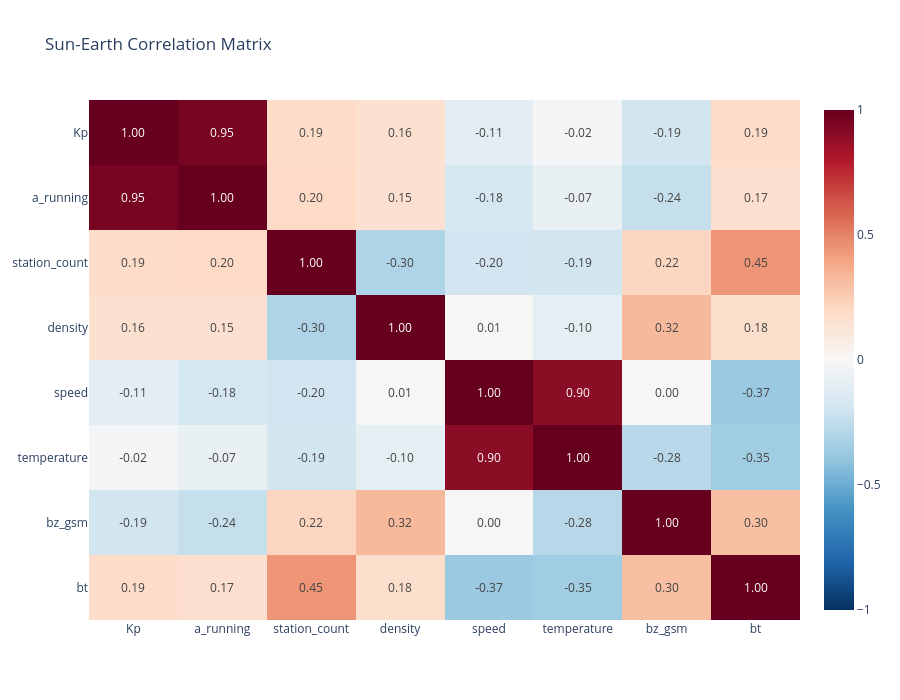

Source (notebook cell):
### Code cell
corr_matrix = kp_merged.corr(numeric_only=True)

fig = px.imshow(
    corr_matrix,
    text_auto=".2f",
    color_continuous_scale="RdBu_r",
    zmin=-1,
    zmax=1,
    aspect="auto",
    title="Sun-Earth Correlation Matrix"
)

fig.update_layout(
    width=900,
    height=700
)

fig.show()

### Figure 1 — Plotly figure (JSON) as saved in the notebook; plotly's stock layout.template omitted (floating-point values rounded to 4 significant figures)
{"data": [{"coloraxis": "coloraxis", "hovertemplate": "x: %{x}<br>y: %{y}<br>color: %{z}<extra></extra>", "name": "0", "texttemplate": "%{z:.2f}", "type": "heatmap", "x": ["Kp", "a_running", "station_count", "density", "speed", "temperature", "bz_gsm", "bt"], "xaxis": "x", "y": ["Kp", "a_running", "station_count", "density", "speed", "temperature", "bz_gsm", "bt"], "yaxis": "y", "z": [[1.0, 0.954, 0.1859, 0.1608, -0.1073, -0.01728, -0.188, 0.1895], [0.954, 1.0, 0.198, 0.1538, -0.1767, -0.07496, -0.2354, 0.1698], [0.1859, 0.198, 1.0, -0.3039, -0.1964, -0.1923, 0.2171, 0.4466], [0.1608, 0.1538, -0.3039, 1.0, 0.009218, -0.1001, 0.3247, 0.1763], [-0.1073, -0.1767, -0.1964, 0.009218, 1.0, 0.9041, 0.003858, -0.3721], [-0.01728, -0.07496, -0.1923, -0.1001, 0.9041, 1.0, -0.2806, -0.3529], [-0.188, -0.2354, 0.2171, 0.3247, 0.003858, -0.2806, 1.0, 0.3035], [0.1895, 0.1698, 0.4466, 0.1763, -0.3721, -0.3529, 0.3035, 1.0]]}], "layout": {"coloraxis": {"autocolorscale": false, "cmax": 1, "cmin": -1, "colorscale": [[0, "rgb(5,48,97)"], [0.1, "rgb(33,102,172)"], [0.2, "rgb(67,147,195)"], [0.3, "rgb(146,197,222)"], [0.4, "rgb(209,229,240)"], [0.5, "rgb(247,247,247)"], [0.6, "rgb(253,219,199)"], [0.7, "rgb(244,165,130)"], [0.8, "rgb(214,96,77)"], [0.9, "rgb(178,24,43)"], [1, "rgb(103,0,31)"]]}, "height": 700, "title": {"text": "Sun-Earth Correlation Matrix"}, "width": 900, "xaxis": {"anchor": "y", "domain": [0, 1]}, "yaxis": {"anchor": "x", "autorange": "reversed", "domain": [0, 1]}}}
